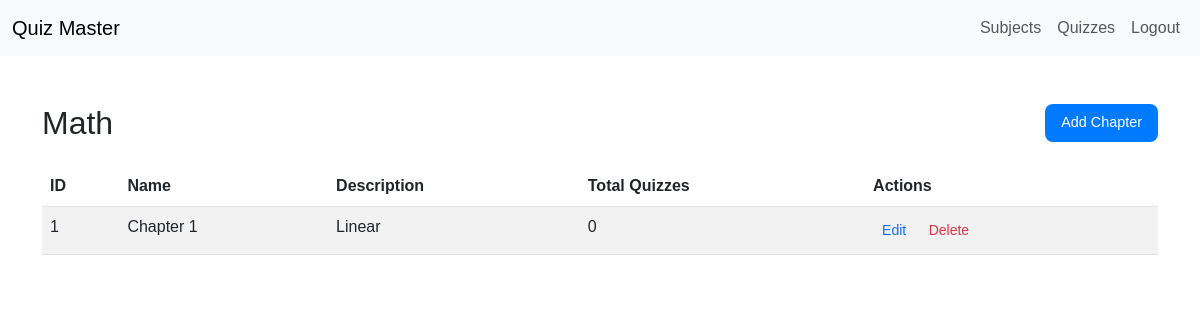
The app's page /admin/subject/1 (signed in) with its own data.
### quiz_master/models.py (models this page shows)
class Subject(db.Model):
    id = db.Column(db.Integer, primary_key=True)
    name = db.Column(db.String(120), nullable=False)
    description = db.Column(db.Text, nullable=True)
    chapters = db.relationship('Chapter', backref='subject', lazy=True)

class Chapter(db.Model):
    id = db.Column(db.Integer, primary_key=True)
    name = db.Column(db.String(120), nullable=False)
    description = db.Column(db.Text, nullable=True)
    subject_id = db.Column(db.Integer, db.ForeignKey('subject.id'), nullable=False)

### quiz_master/controllers/admin.py (the view)
@admin_bp.route("/subject/<int:subject_id>")
@login_required
def subject_detail(subject_id):
    if current_user.role != "admin":
        return redirect(url_for("user.dashboard"))
    subject = Subject.query.get_or_404(subject_id)
    chapters = subject.chapters
    return render_template("admin/subject_detail.html", subject=subject, chapters=chapters)

### quiz_master/templates/admin/subject_detail.html (shortened to what this page needs)
{% extends "base.html" %}
{% block content %}
<div class="container mt-5">
    <div class="d-flex justify-content-between align-items-center mb-4">
        <h2 class="mb-0">{{ subject.name }}</h2>
        <button class="btn btn-add-subject" data-bs-toggle="modal" data-bs-target="#addChapterModal">Add Chapter</button>
    </div>
    <table class="table table-striped">
        <thead>
            <tr>
                <th>ID</th>
                <th>Name</th>
                <th>Description</th>
                <th>Total Quizzes</th>
                <th>Actions</th>
            </tr>
        </thead>
        <tbody>
            {% for chapter in chapters %}
            <tr>
                <td>{{ chapter.id }}</td>
                <td>{{ chapter.name }}</td>
                <td>{{ chapter.description or 'N/A' }}</td>
                <td>{{ chapter.quizzes|length }}</td>
                <td>
                    <button class="btn btn-sm link-primary" data-bs-toggle="modal" data-bs-target="#editChapterModal{{ chapter.id }}">Edit</button>
                    <button class="btn btn-sm link-danger" data-bs-toggle="modal" data-bs-target="#deleteChapterModal{{ chapter.id }}">Delete</button>
                </td>
            </tr>
            {% endfor %}
        </tbody>
    </table>
</div>
{% endblock %}

### quiz_master/static/css/style.css (style rules this page uses)
body { font-family: 'Poppins', sans-serif }
.btn-add-subject { background: #007bff; color: #ffffff; border: none; border-radius: 8px; padding: 0.5rem 1rem; font-size: 0.9rem; font-weight: 500; transition: background 0.2s ease; }

### records on screen
Subject: name "Math"
Chapter: id "1", name "Chapter 1", description "Linear", quizzes|length "0"
